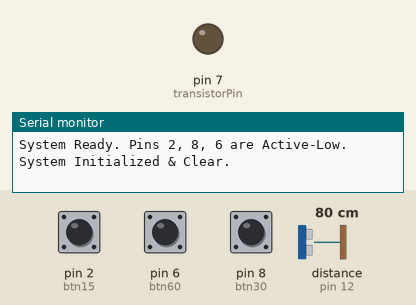
Recording of a sketch running on a simulated Arduino Uno, built with avr-gcc and run on an emulated ATmega328P. Parts: output pins drawn as LEDs (lit = HIGH), the last lines printed to the serial monitor. The inputs (shaded band) are chosen by the test bench; at power-on: pin 2 (btn15) HIGH, distance to the obstacle (sensor on pin 12) 80 cm, pin 6 (btn60) HIGH, pin 8 (btn30) HIGH. The echo pulse lasts 58.3 µs per cm; pins used as bus, display or sensor lines are not drawn.

Above: at 1.2 s.
1.3 s: pin 2 (btn15) pulled LOW for 0.15 s
2.9 s: distance to the obstacle (sensor on pin 12) set to 13 cm
4.4 s: distance to the obstacle (sensor on pin 12) set to 10 cm
At 5.3 s:
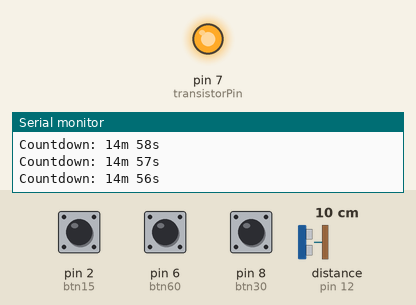
5.9 s: distance to the obstacle (sensor on pin 12) set to 18 cm
At 7.0 s:
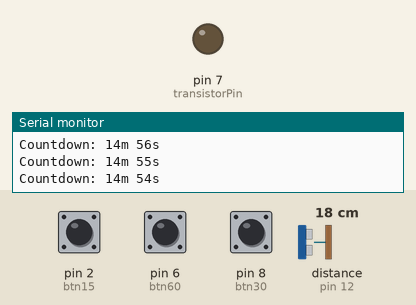
7.4 s: distance to the obstacle (sensor on pin 12) set to 2 cm
At 8.0 s:
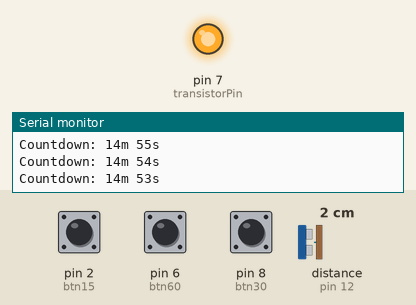
Timing chart, 0 to 9.9 s (numbered marks = the images above; inputs shaded):
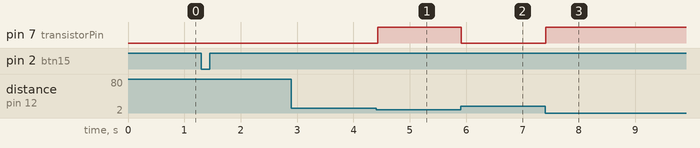

Measured:
- the behaviour switches between 12 and 11 cm on distance to the obstacle (sensor on pin 12) (found by bisection; images 0 and 1)
- after the input at 4.4 s, pin 7 (transistorPin): LOW → HIGH at once
- after the input at 5.9 s, pin 7 (transistorPin): HIGH → LOW at once
- after the input at 7.4 s, pin 7 (transistorPin): LOW → HIGH at once

The sketch:

shockBoxSourceCode.ino
```cpp
//AI was used to make the code more readable and to add comments

// Pins, use whatever pins work on your arduino
const int trigPin = 13;
const int echoPin = 12;
const int btn15 = 2;
const int btn30 = 8;
const int btn60 = 6;
const int transistorPin = 7;

// Timer Variables
unsigned long armingEndTime = 0;
bool isArmed = false;

// Time Constants
const unsigned long MIN_15 = 15ULL * 60 * 1000;
const unsigned long MIN_30 = 30ULL * 60 * 1000;
const unsigned long MIN_60 = 60ULL * 60 * 1000;

void setup() {
  Serial.begin(9600);

  pinMode(trigPin, OUTPUT);
  pinMode(echoPin, INPUT);

  //Buttons
  pinMode(btn15, INPUT_PULLUP);
  pinMode(btn30, INPUT_PULLUP);
  pinMode(btn60, INPUT_PULLUP);

  pinMode(transistorPin, OUTPUT);
  digitalWrite(transistorPin, LOW);

  Serial.println("System Ready. Pins 2, 8, 6 are Active-Low.");

  // STARTUP GUARD: Wait for all buttons to be HIGH before starting
  while(digitalRead(btn15) == LOW || digitalRead(btn30) == LOW || digitalRead(btn60) == LOW) {
    Serial.println("Waiting for buttons to be released/stable...");
    delay(500);
  }
  Serial.println("System Initialized & Clear.");
}

void loop() {
  unsigned long currentTime = millis();

  // 1. Serial output for troubleshooting
  if (digitalRead(btn15) == LOW) {
    delay(50); // Debounce
    armingEndTime = currentTime + MIN_15;
    isArmed = true;
    Serial.println("--- SYSTEM ARMED: 15 MINUTES ---");
    while(digitalRead(btn15) == LOW);
  }
  else if (digitalRead(btn30) == LOW) {
    delay(50);
    armingEndTime = currentTime + MIN_30;
    isArmed = true;
    Serial.println("--- SYSTEM ARMED: 30 MINUTES ---");
    while(digitalRead(btn30) == LOW);
  }
  else if (digitalRead(btn60) == LOW) {
    delay(50);
    armingEndTime = currentTime + MIN_60;
    isArmed = true;
    Serial.println("--- SYSTEM ARMED: 60 MINUTES ---");
    while(digitalRead(btn60) == LOW);
  }
  if (isArmed && currentTime >= armingEndTime) {
    isArmed = false;
    digitalWrite(transistorPin, LOW);
    Serial.println("--- SYSTEM DISARMED: TIMER EXPIRED ---");
  }

  //Sensor Logic
  if (isArmed) {
    digitalWrite(trigPin, LOW);
    delayMicroseconds(2);
    digitalWrite(trigPin, HIGH);
    delayMicroseconds(10);
    digitalWrite(trigPin, LOW);

    long duration = pulseIn(echoPin, HIGH);
    int distance = duration * 0.034 / 2;

    if (distance > 0 && distance <= 10) {
      digitalWrite(transistorPin, HIGH);
    } else {
      digitalWrite(transistorPin, LOW);
    }

    // Countdown Display
    static unsigned long lastUpdate = 0;
    if (currentTime - lastUpdate >= 1000) {
      unsigned long remaining = (armingEndTime - currentTime) / 1000;
      Serial.print("Countdown: ");
      Serial.print(remaining / 60);
      Serial.print("m ");
      Serial.print(remaining % 60);
      Serial.println("s");
      lastUpdate = currentTime;
    }
  }

  delay(50);
}
```
